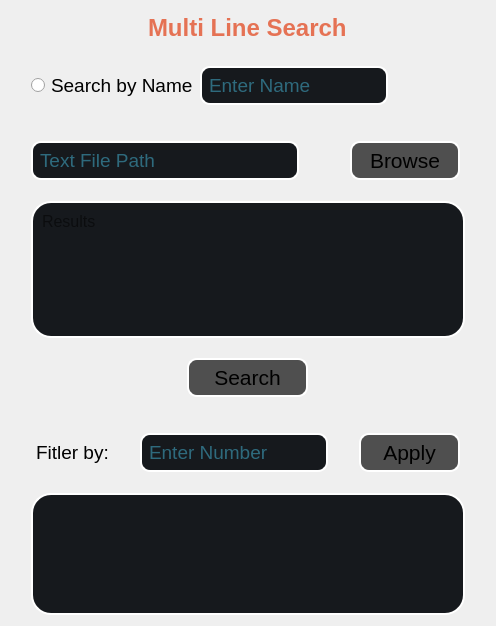
            <widget class="QWidget" name="multiLinePage">
             <layout class="QHBoxLayout" name="horizontalLayout_18">
              <item>
               <layout class="QVBoxLayout" name="verticalLayout_12" stretch="1,2,2,4,2,2,2">
                <item>
                 <layout class="QHBoxLayout" name="horizontalLayout_16">
                  <item alignment="Qt::AlignHCenter|Qt::AlignVCenter">
                   <widget class="QLabel" name="label_3">
                    <property name="font">
                     <font>
                      <pointsize>18</pointsize>
                      <weight>75</weight>
                      <bold>true</bold>
                     </font>
                    </property>
                    <property name="styleSheet">
                     <string notr="true">color:#E57254;</string>
                    </property>
                    <property name="text">
                     <string>Multi Line Search</string>
                    </property>
                   </widget>
                  </item>
                 </layout>
                </item>
                <item>
                 <layout class="QHBoxLayout" name="horizontalLayout_17" stretch="1,2">
                  <item alignment="Qt::AlignLeft|Qt::AlignVCenter">
                   <widget class="QRadioButton" name="byNameMulti_radio">
                    <property name="font">
                     <font>
                      <pointsize>14</pointsize>
                     </font>
                    </property>
                    <property name="styleSheet">
                     <string notr="true">margin-left:20px;</string>
                    </property>
                    <property name="text">
                     <string>Search by Name</string>
                    </property>
                   </widget>
                  </item>
                  <item alignment="Qt::AlignLeft|Qt::AlignVCenter">
                   <widget class="QLineEdit" name="byNameMulti_edit">
                    <property name="font">
                     <font>
                      <pointsize>14</pointsize>
                     </font>
                    </property>
                    <property name="styleSheet">
                     <string notr="true">border : 2px solid white;
border-radius : 10px;
margin-right:20px;
padding:5px;
background-color:#16191d;
color:#46BCDE;</string>
                    </property>
                    <property name="placeholderText">
                     <string>Enter Name</string>
                    </property>
                   </widget>
                  </item>
                 </layout>
                </item>
                <item>
                 <layout class="QHBoxLayout" name="horizontalLayout_20">
                  <item alignment="Qt::AlignVCenter">
                   <widget class="QLineEdit" name="filePathMulti_edit">
                    <property name="font">
                     <font>
                      <pointsize>14</pointsize>
                     </font>
                    </property>
                    <property name="styleSheet">
                     <string notr="true">border : 2px solid white;
border-radius : 10px;
margin-left:20px;
margin-right:40px;
padding:5px;
background-color:#16191d;
color:#46BCDE;</string>
                    </property>
                    <property name="placeholderText">
                     <string>Text File Path</string>
                    </property>
                   </widget>
                  </item>
                  <item alignment="Qt::AlignVCenter">
                   <widget class="QPushButton" name="browseMultiBtn">
                    <property name="font">
                     <font>
                      <pointsize>16</pointsize>
                     </font>
                    </property>
                    <property name="cursor">
                     <cursorShape>PointingHandCursor</cursorShape>
                    </property>
                    <property name="styleSheet">
                     <string notr="true">QPushButton{
border:2px solid white;
border-radius:10px;
padding-left:18px;
padding-right:18px;
padding-top:5px;
padding-bottom:5px;
margin-left:5px;
margin-right:25px;
background-color: rgb(79, 79, 79)
}

QPushButton:hover{
background-color:#E57254;
}</string>
                    </property>
                    <property name="text">
                     <string>Browse</string>
                    </property>
                   </widget>
                  </item>
                 </layout>
                </item>
                <item>
                 <layout class="QHBoxLayout" name="horizontalLayout_21">
                  <item alignment="Qt::AlignVCenter">
                   <widget class="QTextEdit" name="results_textEdit_multi">
                    <property name="font">
                     <font>
                      <pointsize>12</pointsize>
                     </font>
                    </property>
                    <property name="styleSheet">
                     <string notr="true">border : 2px solid white;
border-radius : 20px;
margin-left:20px;
margin-right:20px;
padding:5px;
background-color:#16191d;</string>
                    </property>
                    <property name="readOnly">
                     <bool>true</bool>
                    </property>
                    <property name="tabStopWidth">
                     <number>80</number>
                    </property>
                    <property name="placeholderText">
                     <string>Results</string>
                    </property>
                   </widget>
                  </item>
                 </layout>
                </item>
                <item>
                 <layout class="QHBoxLayout" name="horizontalLayout_22">
                  <item alignment="Qt::AlignHCenter|Qt::AlignVCenter">
                   <widget class="QPushButton" name="searchMultiBtn">
                    <property name="font">
                     <font>
                      <pointsize>16</pointsize>
                     </font>
                    </property>
                    <property name="cursor">
                     <cursorShape>PointingHandCursor</cursorShape>
                    </property>
                    <property name="styleSheet">
                     <string notr="true">QPushButton{
border:2px solid white;
border-radius:10px;
padding-left:25px;
padding-right:25px;
padding-top:5px;
padding-bottom:5px;
margin-left:5px;
margin-right:5px;
background-color: rgb(79, 79, 79)
}

QPushButton:hover{
background-color:#23C99A;
}</string>
                    </property>
                    <property name="text">
                     <string>Search</string>
                    </property>
                   </widget>
                  </item>
                 </layout>
                </item>
                <item>
                 <layout class="QHBoxLayout" name="horizontalLayout_19" stretch="1,9,0">
                  <item alignment="Qt::AlignLeft|Qt::AlignVCenter">
                   <widget class="QLabel" name="label_4">
                    <property name="font">
                     <font>
                      <pointsize>14</pointsize>
                     </font>
                    </property>
                    <property name="styleSheet">
                     <string notr="true">margin-left:20px</string>
                    </property>
                    <property name="text">
                     <string>Fitler by:</string>
                    </property>
                   </widget>
                  </item>
                  <item alignment="Qt::AlignHCenter|Qt::AlignVCenter">
                   <widget class="QLineEdit" name="filterBy_edit">
                    <property name="font">
                     <font>
                      <pointsize>14</pointsize>
                     </font>
                    </property>
                    <property name="cursor">
                     <cursorShape>IBeamCursor</cursorShape>
                    </property>
                    <property name="styleSheet">
                     <string notr="true">border : 2px solid white;
border-radius : 10px;
margin-left:20px;
margin-right:20px;
padding:5px;
background-color:#16191d;
color:#46BCDE;</string>
                    </property>
                    <property name="placeholderText">
                     <string>Enter Number</string>
                    </property>
                   </widget>
                  </item>
                  <item alignment="Qt::AlignRight|Qt::AlignVCenter">
                   <widget class="QPushButton" name="applyFilterBtn">
                    <property name="font">
                     <font>
                      <pointsize>16</pointsize>
                     </font>
                    </property>
                    <property name="cursor">
                     <cursorShape>PointingHandCursor</cursorShape>
                    </property>
                    <property name="styleSheet">
                     <string notr="true">QPushButton{
border:2px solid white;
border-radius:10px;
padding-left:22px;
padding-right:22px;
padding-top:5px;
padding-bottom:5px;
margin-left:5px;
margin-right:25px;
background-color: rgb(79, 79, 79)
}

QPushButton:hover{
background-color:#23C99A;
}</string>
                    </property>
                    <property name="text">
                     <string>Apply</string>
                    </property>
                   </widget>
                  </item>
                 </layout>
                </item>
                <item>
                 <layout class="QHBoxLayout" name="horizontalLayout_23">
                  <item>
                   <widget class="QTextEdit" name="textEdit">
                    <property name="font">
                     <font>
                      <pointsize>12</pointsize>
                     </font>
                    </property>
                    <property name="styleSheet">
                     <string notr="true">border : 2px solid white;
border-radius : 20px;
margin-left:20px;
margin-right:20px;
padding:5px;
background-color:#16191d;</string>
                    </property>
                    <property name="readOnly">
                     <bool>true</bool>
                    </property>
                   </widget>
                  </item>
                 </layout>
                </item>
               </layout>
              </item>
             </layout>
            </widget>
